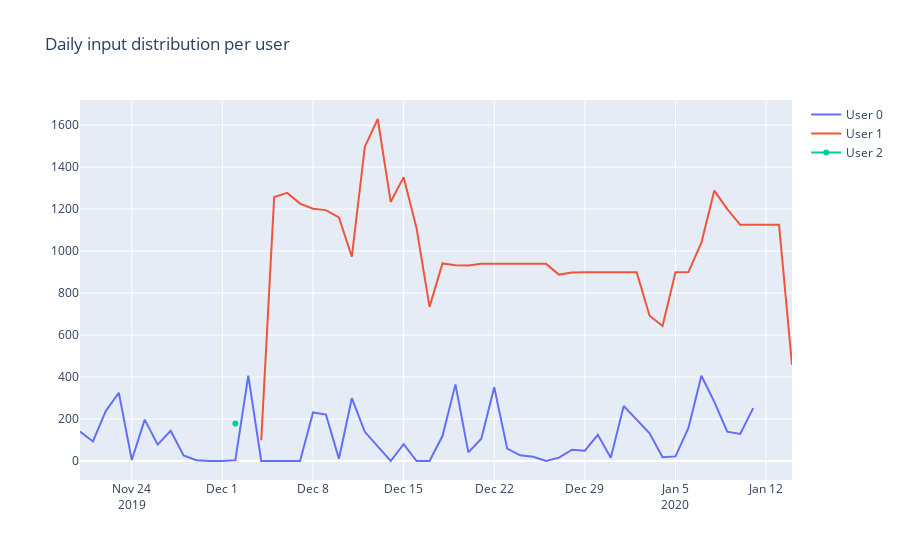

Notebook code cell kept with this figure:
### Markdown cell above
Here the ```date_time``` feature is grouped again with daily frequency but now the size of the daily volume of input is taken into account.

### Code cell
fig = go.Figure()
for i in range(total_users):
    df_grp_input_trend = df_users[i].groupby(pd.Grouper(key='date_time',freq='D')).size().to_frame(name='counts').reset_index().sort_values(by='date_time')
    fig.add_trace(go.Scatter(x=df_grp_input_trend['date_time'], y=df_grp_input_trend['counts'], name=f'User {i}'))

fig.update_layout(
    title='Daily input distribution per user'
)
fig.show()
